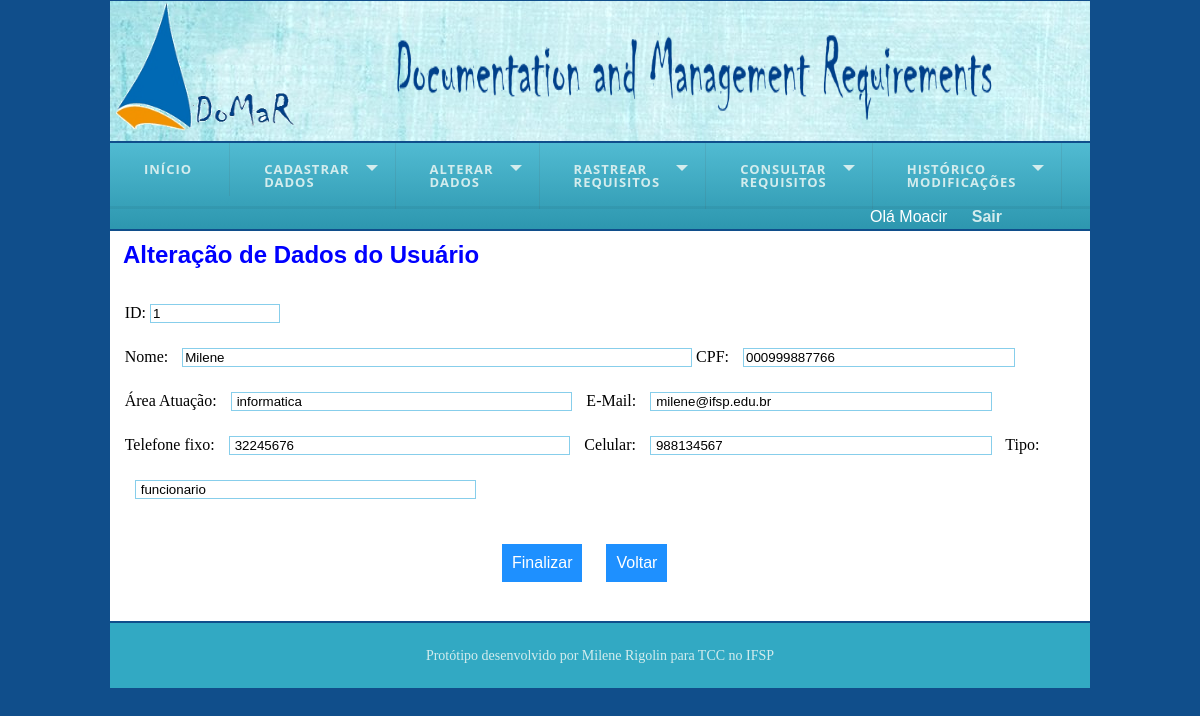
Screenshot of /altera_usuario.php?seq=1 (signed in) with the database file from the repository.
### tables this page shows
CREATE TABLE `usuario` (
  `id` int(11) NOT NULL AUTO_INCREMENT,
  `nome` varchar(200) NOT NULL,
  `senha` varchar(45) NOT NULL,
  `cpf` varchar(45) NOT NULL,
  `email` varchar(100) NOT NULL,
  `telefone_fixo` varchar(45) DEFAULT NULL,
  `telefone_cel` varchar(45) NOT NULL,
  `area` varchar(45) NOT NULL,
  `tipo` varchar(45) NOT NULL,
  `login` varchar(20) DEFAULT NULL,
  PRIMARY KEY (`id`)
);

### altera_usuario.php (the view, shortened to what this page needs)
<?php
	include "template/topo.php";
?>
	<div id = "content">
		<header>
			<h2>Alteração de Dados do Usuário</h2>
		</header>
		<div id = "form">
			<?php
				if($con){
					$sql = "select * from usuario WHERE id=".$_GET['seq'];
					$rs = mysqli_query($con, $sql);
					if($rs){
						if($valor = mysqli_fetch_array($rs)){?>
							<form id = "alt_cliente" action = "update_usuario.php" method = "POST">
								ID: <input type="text" name="seq_user" size=5
						             value="<?php echo $valor['id'];?>" class = " id" readonly> <br>
								Nome: <input type = "text" name = "nome_user" class = "input_n"
									value="<?php echo $valor['nome'];?>">
								CPF: <input type = "text" name = "cpf_user"class = "input_cpf"
									value="<?php echo $valor['cpf'];?>"> <br>
								Área Atuação: <input type = "text" name = "area_user" class = "input"
									value="<?php echo $valor['area'];?>">
								E-Mail: <input type = "text" name = "email_user" class = "input"
									value="<?php echo $valor['email'];?>"> <br>
								Telefone fixo: <input type = "text" name = "tel_user" class = "input"
									value="<?php echo $valor['telefone_fixo'];?>">
								Celular: <input type = "text" name = "cel_user" class = "input"
									value="<?php echo $valor['telefone_cel'];?>">
								Tipo: <input type = "text" name = "tipo_user" class = "input"
									value="<?php echo $valor['tipo'];?>">
								<div id = "btn">
								<center><input class="btn_monitora1" type="submit" value="Finalizar">
								<a href="consulta_usuario.php"><input class="btn_monitora1" type="button" value="Voltar"></a>
						   </div>
					</form>
							<?php
							}
							else{
								echo "Usuário não cadastrado";
							}
						}
						else{
							echo "Erro de Consulta de clientes: ".mysqli_error($con);
						}
					}
					else{
						echo "Erro de conexão: ".mysqli_error($con);
					}
				?>
   </div>
</div>
<?php
	include "template/rodape.php";
?>

### css/formatacao.css (style rules this page uses)
* { border: 0px; margin: 0px; }
body { background-color: #104E8B; }
#content { background:#FFFFFF; height: 380px; width: 970px; margin-top: 2px; margin-bottom: 2px; padding-top: 10px; padding-left: 5px; padding-right: 5px; float: right; overflow:auto; }
h2, h3 { color: #0000FF; font-family: Arial,Helvetica,sans-serif; padding-left: 8px; }
.input { width: 35%; padding-left: 5px; margin-bottom: 25px; margin-right: 10px; border: 1px solid #87CEEB; margin-left: 10px; }
.input_n { margin-bottom: 25px; width: 53%; border: 1px solid #87CEEB; margin-left: 10px; }
.input_cpf { margin-bottom: 25px; width: 28%; border: 1px solid #87CEEB; margin-left: 10px; }
#form { margin:0 auto; width:98%; background:#FFFFFF; margin-top: 35px; }
#btn { clear: both; margin-left: 300px; width: 300px; }
.btn_monitora1 { padding: 10px; background:#1E90FF; color:#ffffff; margin-left: 20px; font-size:16px; margin-top:20px; }
.id { margin-bottom: 25px; width: 13%; border: 1px solid #87CEEB; }

### rows the page displays
usuario: seq_user "1", nome_user "Milene", cpf_user "000999887766", area_user "informatica", email_user "milene@ifsp.edu.br", tel_user "32245676", cel_user "988134567", tipo_user "funcionario"

### other values shown
$_SESSION['nome'] "Moacir"
